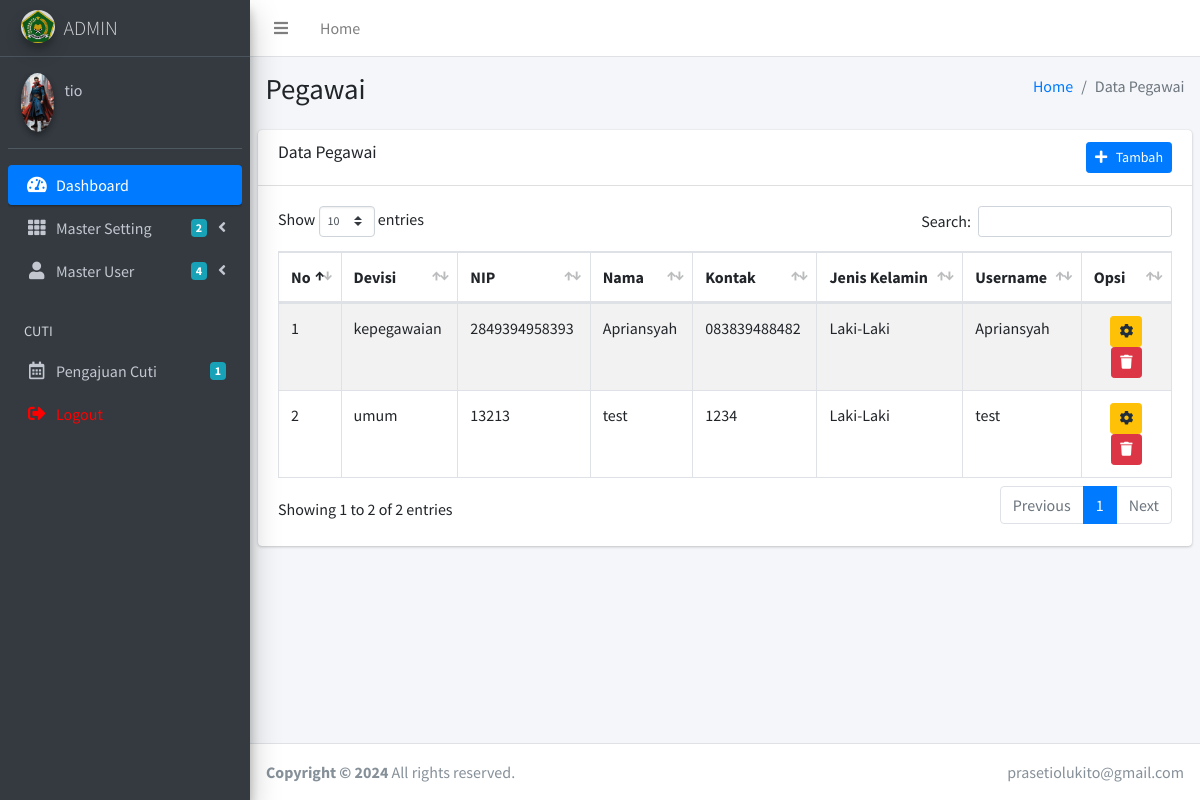
The page /admin/karyawan.php (signed in) on the database its author committed.
### tables this page shows
CREATE TABLE `tbl_karyawan` (
  `karyawan_id` int(11) NOT NULL,
  `karyawan_devisi` int(11) NOT NULL,
  `karyawan_nip` bigint(20) DEFAULT NULL,
  `karyawan_nama` varchar(50) NOT NULL,
  `karyawan_jabatan` varchar(100) NOT NULL,
  `karyawan_alamat` varchar(100) NOT NULL,
  `karyawan_kelamin` varchar(20) NOT NULL,
  `karyawan_kontak` varchar(15) NOT NULL,
  `karyawan_username` varchar(50) NOT NULL,
  `karyawan_password` varchar(100) NOT NULL,
  `jenis_tahun` int(11) NOT NULL
);

CREATE TABLE `tbl_devisi` (
  `devisi_id` int(11) NOT NULL,
  `devisi_nama` varchar(100) NOT NULL
);

### admin/karyawan.php (the view, shortened to what this page needs)
<?php include 'header.php'; ?>
<div class="content-wrapper">
	<section class="content-header">
		<div class="container-fluid">
			<div class="row mb-2">
				<div class="col-sm-6">
					<h1>Pegawai</h1>
				</div>
				<div class="col-sm-6">
					<ol class="breadcrumb float-sm-right">
						<li class="breadcrumb-item"><a href="index.php">Home</a></li>
						<li class="breadcrumb-item active">Data Pegawai</li>
					</ol>
				</div>
			</div>
		</div>
	</section>
	<section class="content">
		<div class="row">
			<div class="col-12">
				<div class="card">
					<div class="card-header">
						<h3 class="card-title">Data Pegawai</h3>
						<div class="float-right">
							<a href="karyawan_tambah.php" class="btn btn-sm btn-primary"><i class="fa fa-plus"></i> &nbsp Tambah</a>
						</div>
					</div>
					<div class="card-body">
					<div class="table-responsive">
						<table id="example1" class="table table-bordered table-striped">
							<thead>
								<tr>
									<th width="1%">No</th>
									<th>Devisi</th>
									<th>NIP</th>
									<th>Nama</th>
									<th>Kontak</th>
									<th>Jenis Kelamin</th>
									<th>Username</th>
									<th width="10%">Opsi</th>
								</tr>
							</thead>
							<tbody>
								<?php
								$no=1;
								$data = mysqli_query($koneksi,"select * from tbl_karyawan, tbl_devisi where karyawan_devisi=devisi_id");
								while($d = mysqli_fetch_array($data)){
									?>
									<tr>
										<td><?php echo $no++; ?></td>
										<td><?php echo $d['devisi_nama'] ?></td>
										<td><?php echo $d['karyawan_nip'] ?></td>
										<td><?php echo $d['karyawan_nama'] ?></td>
										<td><?php echo $d['karyawan_kontak'] ?></td>
										<td><?php echo $d['karyawan_kelamin'] ?></td>
										<td><?php echo $d['karyawan_username'] ?></td>
										<td>
											<center>
												<a href="karyawan_edit.php?id=<?php echo $d['karyawan_id'] ?>" class="btn btn-sm btn-warning"><i class="fas fa-cog"></i></a>
												<button type="button" class="btn btn-danger btn-sm btn-icon" data-toggle="modal" data-target="#hapus_karyawan_<?php echo $d['karyawan_id'] ?>">
													<i class="fas fa-trash"></i>
												</button>
											</center>
										</td>
									</tr>
									<?php
								}
								?>
						</table>
					</div>
				</div>
			</div>
		</div>
	</section>
</div>
<?php include 'footer.php'; ?>

### admin/header.php (shortened to what this page needs)
<!DOCTYPE html>
<html>
<head>
  <link rel="stylesheet" href="../plugins/fontawesome-free/css/all.min.css">
  <link rel="stylesheet" href="https://code.ionicframework.com/ionicons/2.0.1/css/ionicons.min.css">
  <link rel="stylesheet" href="../plugins/tempusdominus-bootstrap-4/css/tempusdominus-bootstrap-4.min.css">
  <link rel="stylesheet" href="../plugins/icheck-bootstrap/icheck-bootstrap.min.css">
  <link rel="stylesheet" href="../plugins/jqvmap/jqvmap.min.css">
  <link rel="stylesheet" href="../plugins/datatables-bs4/css/dataTables.bootstrap4.css">
  <link rel="stylesheet" href="../dist/css/adminlte.min.css">
  <link rel="stylesheet" href="../plugins/overlayScrollbars/css/OverlayScrollbars.min.css">
  <link rel="stylesheet" href="../plugins/daterangepicker/daterangepicker.css">
  <link rel="stylesheet" href="../plugins/summernote/summernote-bs4.css">
</head>
  <?php include '../koneksi.php'; ?>
<body class="hold-transition sidebar-mini layout-fixed">
<div class="wrapper">
  <nav class="main-header navbar navbar-expand navbar-white navbar-light">
    <ul class="navbar-nav">
      <li class="nav-item">
        <a class="nav-link" data-widget="pushmenu" href="#"><i class="fas fa-bars"></i></a>
      </li>
      <li class="nav-item d-none d-sm-inline-block">
        <a href="index.php" class="nav-link">Home</a>
      </li>
    </ul>
  </nav>
  <aside class="main-sidebar sidebar-dark-primary elevation-4">
    <a href="index.php" class="brand-link">
      <img src="../dist/img/images.png" alt="Kemenag Logo" class="brand-image img-circle elevation-3"
           style="opacity: .8">
      <span class="brand-text font-weight-light">ADMIN</span>
    </a>
    <?php
    $saya = $_SESSION['id'];
    $data = mysqli_query($koneksi,"select * from tbl_admin where admin_id='$saya'");
    $d = mysqli_fetch_assoc($data);
    ?>
    <div class="sidebar">
      <div class="user-panel mt-3 pb-3 mb-3 d-flex">
        <div class="image">
          <?php
          if($d['admin_foto']=="admin_foto.png"){
            ?>
            <img src="../dist/img/admin_foto.png" class="img-circle elevation-2" alt="User Image">
            <?php
          }else{
            ?>
            <img src="../gambar/user/<?php echo $d['admin_foto'] ?>" class="img-circle elevation-2" alt="User Image">
            <?php
          }
          ?>
        </div>
        <div class="info">
          <a href="index.php" class="d-block"><?php echo $d['admin_nama'] ?></a>
        </div>
      </div>
      <nav class="mt-2">
        <ul class="nav nav-pills nav-sidebar flex-column" data-widget="treeview" role="menu" data-accordion="false">
          <li class="nav-item has-treeview menu-open">
            <a href="index.php" class="nav-link active">
              <i class="nav-icon fas fa-tachometer-alt"></i>
              <p>
                Dashboard
              </p>
            </a>
          </li>
          <li class="nav-item has-treeview">
            <a href="#" class="nav-link">
              <i class="nav-icon fas fa-th"></i>
              <p>
                Master Setting
                <i class="fas fa-angle-left right"></i>
                <span class="badge badge-info right">2</span>
              </p>
            </a>
          </li>
          <li class="nav-item has-treeview">
            <a href="#" class="nav-link">
              <i class="nav-icon fas fa-user"></i>
              <p>
                Master User
                <i class="fas fa-angle-left right"></i>
                <span class="badge badge-info right">4</span>
              </p>
            </a>
          </li>
          <li class="nav-header">CUTI</li>
          <li class="nav-item">
            <a href="cuti.php" class="nav-link">
              <i class="nav-icon far fa-calendar-alt"></i>
              <p>
                 <?php
                $cuti = mysqli_query($koneksi,"select * from tbl_cuti");
                $ct = mysqli_num_rows($cuti);
                ?>
                Pengajuan Cuti
                <span class="badge badge-info right"><?php echo $ct ?></span>
              </p>
            </a>
          </li>
           <li class="nav-item">
            <a href="logout.php" class="nav-link">
              <i class="nav-icon fas fa-sign-out-alt" style="color: red;"></i>
              <p style="color: red;">
                Logout
              </p>
            </a>
          </li>
        </ul>
      </nav>
    </div>
  </aside>

### rows shown on the page
tbl_karyawan: tbl_devisi.devisi_nama "kepegawaian", karyawan_nip "2849394958393", karyawan_nama "Apriansyah", karyawan_kontak "083839488482", karyawan_kelamin "Laki-Laki", karyawan_username "Apriansyah"
tbl_karyawan: tbl_devisi.devisi_nama "umum", karyawan_nip "13213", karyawan_nama "test", karyawan_kontak "1234", karyawan_kelamin "Laki-Laki", karyawan_username "test"

### other values the page prints
$d['admin_nama'] "tio"
$ct "1"
